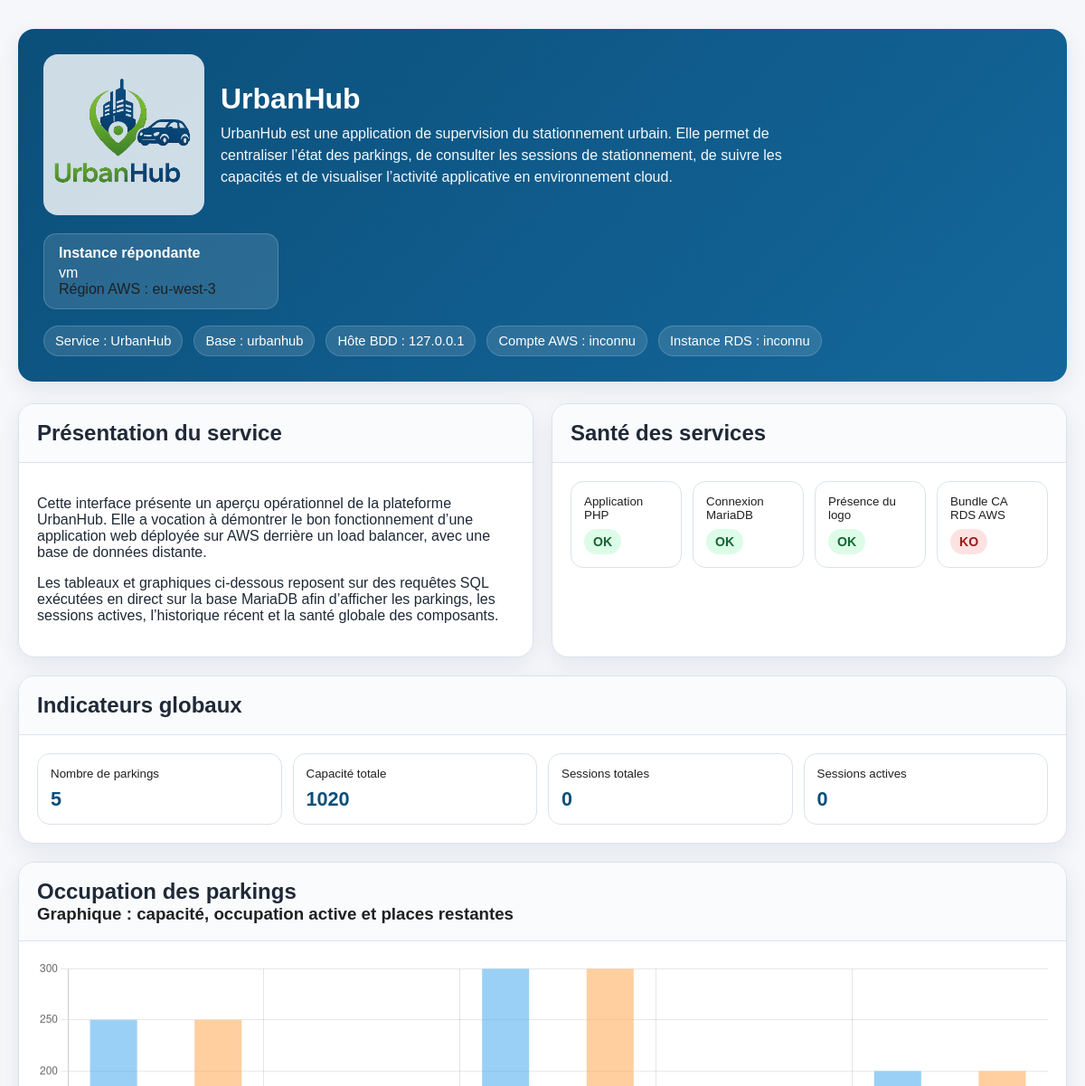
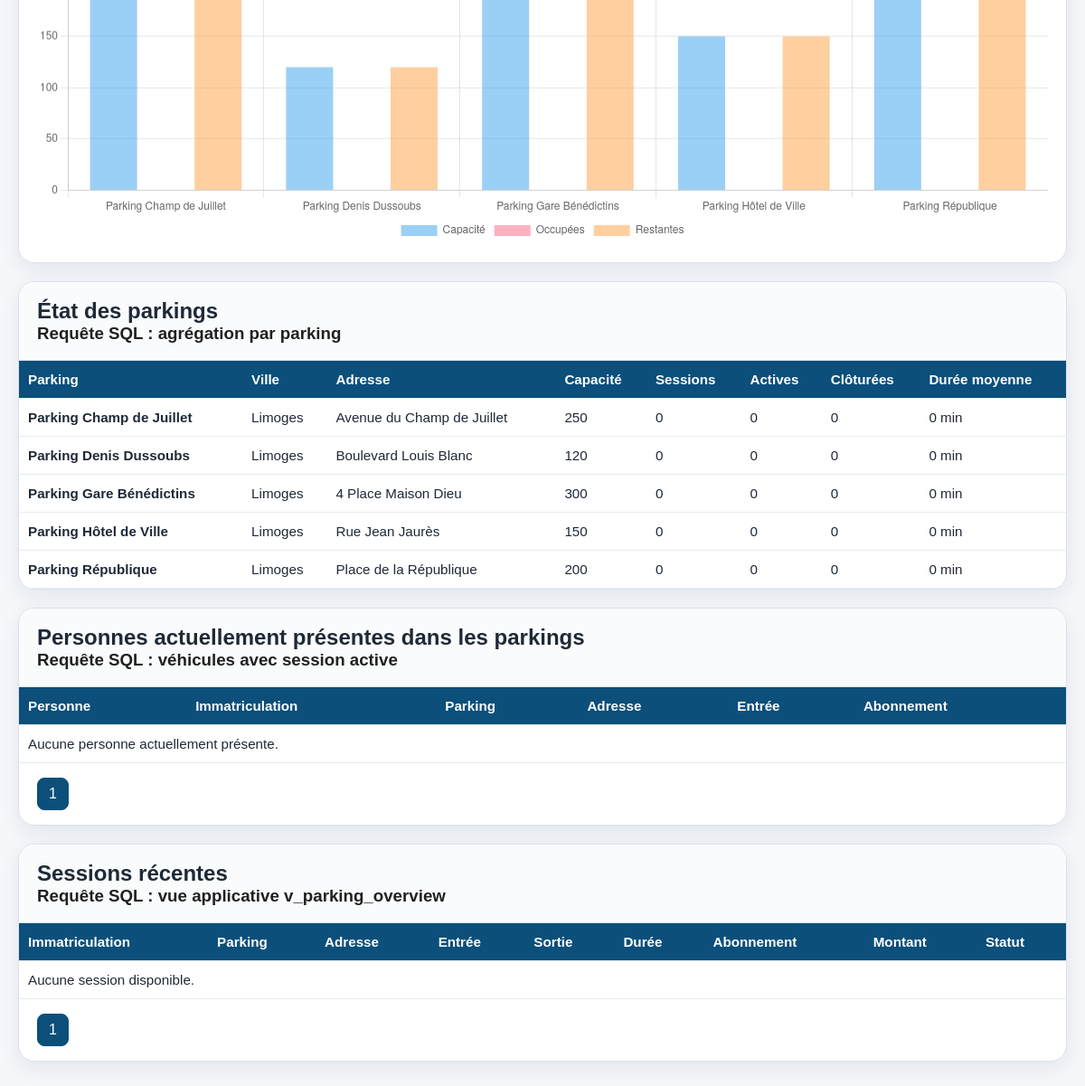
/php/index.php, run on the app's committed database (2 pictures, top to bottom).
### tables this page shows
CREATE TABLE parkings (
  id INT AUTO_INCREMENT PRIMARY KEY,
  name VARCHAR(100) NOT NULL,
  city VARCHAR(100) NOT NULL DEFAULT 'Limoges',
  address VARCHAR(255) NOT NULL,
  capacity INT NOT NULL DEFAULT 0,
  created_at TIMESTAMP DEFAULT CURRENT_TIMESTAMP
);

### php/index.php (the view, shortened to what the rows shown need)
<?php
function esc(mixed $value): string
{
    return htmlspecialchars((string)$value, ENT_QUOTES, 'UTF-8');
}
function loadEnv(string $path): array
{
    $config = [];
    if (!is_file($path)) {
        return $config;
    }
    return $config;
}
function formatDuration(mixed $minutes): string
{
    $minutes = (int)$minutes;
    $hours = intdiv($minutes, 60);
    $mins = $minutes % 60;
    return sprintf('%d min', $mins);
}
$envPath = dirname(__DIR__) . '/.env';
$env = loadEnv($envPath);
$dbHost = $env['DB_HOST'] ?? '127.0.0.1';
$dbName = $env['DB_NAME'] ?? 'urbanhub';
$dbUser = $env['DB_USER'] ?? 'urbanhub_app';
$dbPass = $env['DB_PASSWORD'] ?? '';
$parkings = [];
$chartLabels = [];
$chartCapacity = [];
$chartActive = [];
$chartFree = [];
try {
    $dsn = sprintf('mysql:host=%s;dbname=%s;charset=utf8mb4', $dbHost, $dbName);
    $pdoOptions = [
        PDO::ATTR_ERRMODE => PDO::ERRMODE_EXCEPTION,
        PDO::ATTR_DEFAULT_FETCH_MODE => PDO::FETCH_ASSOC,
    ];
    $pdo = new PDO($dsn, $dbUser, $dbPass, $pdoOptions);
    $parkingsStmt = $pdo->query("
        SELECT
            p.id,
            p.name,
            p.city,
            p.address,
            p.capacity,
            COUNT(ps.id) AS nb_sessions_total,
            SUM(CASE WHEN ps.status = 'active' THEN 1 ELSE 0 END) AS nb_actives,
            SUM(CASE WHEN ps.status = 'closed' THEN 1 ELSE 0 END) AS nb_cloturees,
            ROUND(COALESCE(AVG(ps.duration_minutes), 0), 0) AS duree_moyenne_minutes
        FROM parkings p
        LEFT JOIN parking_sessions ps ON ps.parking_id = p.id
        GROUP BY p.id, p.name, p.city, p.address, p.capacity
        ORDER BY p.name ASC
    ");
    $parkings = $parkingsStmt->fetchAll();
    foreach ($parkings as $row) {
        $capacity = (int)$row['capacity'];
        $active = (int)$row['nb_actives'];
        $free = max(0, $capacity - $active);
        $chartLabels[] = $row['name'];
        $chartCapacity[] = $capacity;
        $chartActive[] = $active;
        $chartFree[] = $free;
    }
} catch (Throwable $e) {
    $dbError = $e->getMessage();
}
?>
<!DOCTYPE html>
<html lang="fr">
<head>
    <link rel="stylesheet" href="affichage.css">
</head>
<body>
    <div class="container">
        <section class="hero">
            <div class="hero-top">
                <div class="hero-title">
                    <div>
                        <h1>UrbanHub</h1>
                    </div>
                </div>
            </div>
        </section>
        <section class="grid">
            <div class="card span-6">
                <div class="card-header">
                    <h2>Présentation du service</h2>
                </div>
            </div>
            <div class="card span-6">
                <div class="card-header">
                    <h2>Santé des services</h2>
                </div>
            </div>
            <div class="card span-12">
                <div class="card-header">
                    <h2>Indicateurs globaux</h2>
                </div>
            </div>
            <div class="card span-12">
                <div class="card-header">
                    <h2>Occupation des parkings</h2>
                </div>
            </div>
            <div class="card span-12">
                <div class="card-header">
                    <h2>État des parkings</h2>
                </div>
                <div class="card-body" style="padding:0;">
                    <table>
                        <thead>
                            <tr>
                                <th>Parking</th>
                                <th>Ville</th>
                                <th>Adresse</th>
                                <th>Capacité</th>
                                <th>Sessions</th>
                                <th>Actives</th>
                                <th>Clôturées</th>
                                <th>Durée moyenne</th>
                            </tr>
                        </thead>
                        <tbody>
                            <?php if (count($parkings) === 0): ?>
                                <tr><td colspan="8">Aucune donnée disponible.</td></tr>
                            <?php else: ?>
                                <?php foreach ($parkings as $row): ?>
                                    <tr>
                                        <td><strong><?= esc($row['name']) ?></strong></td>
                                        <td><?= esc($row['city']) ?></td>
                                        <td><?= esc($row['address']) ?></td>
                                        <td><?= esc($row['capacity']) ?></td>
                                        <td><?= esc($row['nb_sessions_total']) ?></td>
                                        <td><?= esc($row['nb_actives']) ?></td>
                                        <td><?= esc($row['nb_cloturees']) ?></td>
                                        <td><?= esc(formatDuration($row['duree_moyenne_minutes'])) ?></td>
                                    </tr>
                                <?php endforeach; ?>
                            <?php endif; ?>
                        </tbody>
                    </table>
                </div>
            </div>
            <div class="card span-12" id="persons-section">
                <div class="card-header">
                    <h2>Personnes actuellement présentes dans les parkings</h2>
                </div>
                <div class="card-body" style="padding:0;">
                    <table>
                        <thead>
                            <tr>
                                <th>Personne</th>
                                <th>Immatriculation</th>
                                <th>Parking</th>
                                <th>Adresse</th>
                                <th>Entrée</th>
                                <th>Abonnement</th>
                            </tr>
                        </thead>
                    </table>
                </div>
            </div>
            <div class="card span-12" id="sessions-section">
                <div class="card-header">
                    <h2>Sessions récentes</h2>
                </div>
                <div class="card-body" style="padding:0;">
                    <table>
                        <thead>
                            <tr>
                                <th>Immatriculation</th>
                                <th>Parking</th>
                                <th>Adresse</th>
                                <th>Entrée</th>
                                <th>Sortie</th>
                                <th>Durée</th>
                                <th>Abonnement</th>
                                <th>Montant</th>
                                <th>Statut</th>
                            </tr>
                        </thead>
                    </table>
                </div>
            </div>
        </section>
    </div>
    <script>
        const ctx = document.getElementById('parkingChart');
        if (ctx) {
            new Chart(ctx, {
                type: 'bar',
                data: {
                    labels: <?= json_encode($chartLabels, JSON_UNESCAPED_UNICODE) ?>,
                    datasets: [
                        {
                            label: 'Capacité',
                            data: <?= json_encode($chartCapacity) ?>
                        },
                        {
                            label: 'Occupées',
                            data: <?= json_encode($chartActive) ?>
                        },
                        {
                            label: 'Restantes',
                            data: <?= json_encode($chartFree) ?>
                        }
                    ]
                },
                options: {
                    responsive: true,
                    maintainAspectRatio: true,
                    plugins: {
                        legend: {
                            position: 'bottom'
                        }
                    },
                    scales: {
                        y: {
                            beginAtZero: true
                        }
                    }
                }
            });
        }
    </script>
</body>
</html>

### data on the page
parkings: name "Parking Champ de Juillet", city "Limoges", address "Avenue du Champ de Juillet", capacity "250", nb_sessions_total "0", nb_actives "0", nb_cloturees "0", duree_moyenne_minutes "0 min"
parkings: name "Parking Denis Dussoubs", city "Limoges", address "Boulevard Louis Blanc", capacity "120", nb_sessions_total "0", nb_actives "0", nb_cloturees "0", duree_moyenne_minutes "0 min"
parkings: name "Parking Gare Bénédictins", city "Limoges", address "4 Place Maison Dieu", capacity "300", nb_sessions_total "0", nb_actives "0", nb_cloturees "0", duree_moyenne_minutes "0 min"
parkings: name "Parking Hôtel de Ville", city "Limoges", address "Rue Jean Jaurès", capacity "150", nb_sessions_total "0", nb_actives "0", nb_cloturees "0", duree_moyenne_minutes "0 min"
parkings: name "Parking République", city "Limoges", address "Place de la République", capacity "200", nb_sessions_total "0", nb_actives "0", nb_cloturees "0", duree_moyenne_minutes "0 min"

### other printed values
$instanceHostname "vm"
$awsRegion "eu-west-3"
$dbName "urbanhub"
$dbHost "127.0.0.1"
$awsAccountId "inconnu"
$awsRdsInstanceId "inconnu"
$label "OK OK OK KO"
$stats['parkings'] "5"
$stats['capacite_totale'] "1020"
$stats['sessions_total'] "0"
$stats['sessions_actives'] "0"
chart data {{ json_encode($chartLabels, JSON_UNESCAPED_UNICODE) }} ["Parking Champ de Juillet","Parking Denis Dussoubs","Parking Gare Bénédictins","Parking Hôtel de Ville","Parking République"]
chart data {{ json_encode($chartCapacity) }} [250,120,300,150,200]
chart data {{ json_encode($chartActive) }} [0,0,0,0,0]
chart data {{ json_encode($chartFree) }} [250,120,300,150,200]
